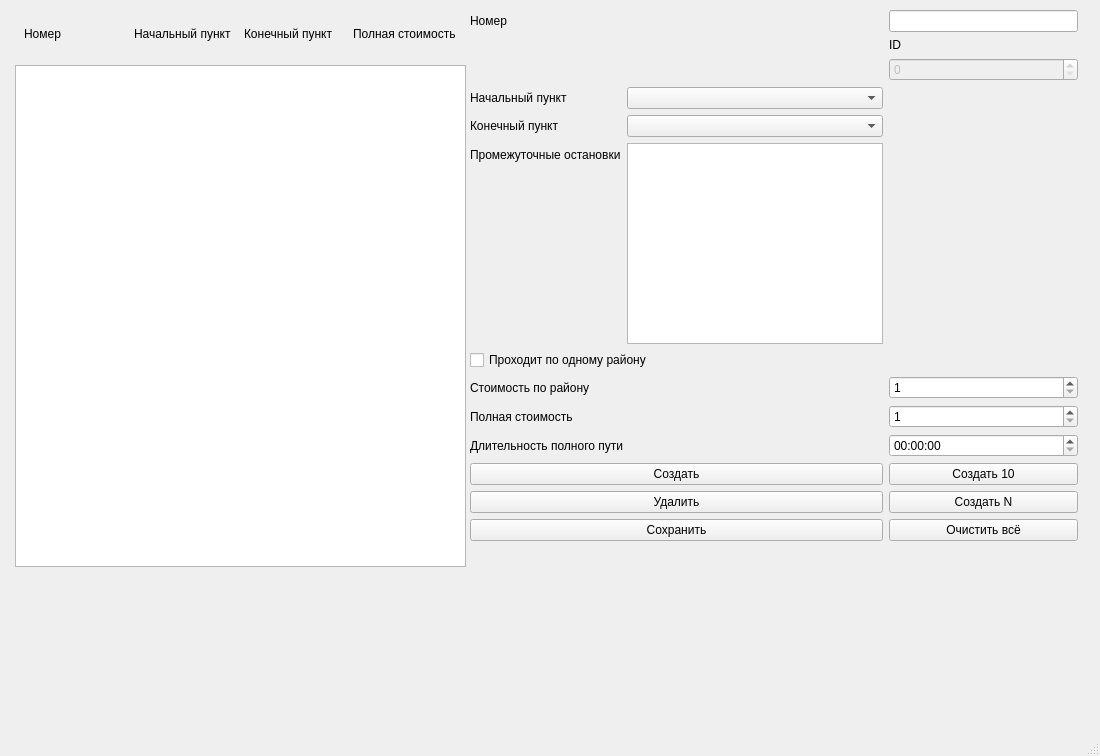
<?xml version="1.0" encoding="UTF-8"?>
<ui version="4.0">
 <class>catalog</class>
 <widget class="QMainWindow" name="catalog">
  <property name="geometry">
   <rect>
    <x>0</x>
    <y>0</y>
    <width>1100</width>
    <height>756</height>
   </rect>
  </property>
  <property name="sizePolicy">
   <sizepolicy hsizetype="Preferred" vsizetype="Preferred">
    <horstretch>0</horstretch>
    <verstretch>0</verstretch>
   </sizepolicy>
  </property>
  <property name="cursor">
   <cursorShape>ArrowCursor</cursorShape>
  </property>
  <property name="windowTitle">
   <string>Маршрутки</string>
  </property>
  <widget class="QWidget" name="centralwidget">
   <widget class="QWidget" name="layoutWidget">
    <property name="geometry">
     <rect>
      <x>9</x>
      <y>9</y>
      <width>457</width>
      <height>558</height>
     </rect>
    </property>
    <layout class="QFormLayout" name="formLayout">
     <item row="1" column="1">
      <widget class="QListWidget" name="dataView">
       <property name="minimumSize">
        <size>
         <width>0</width>
         <height>500</height>
        </size>
       </property>
      </widget>
     </item>
     <item row="0" column="1">
      <widget class="QWidget" name="widget" native="true">
       <property name="minimumSize">
        <size>
         <width>0</width>
         <height>50</height>
        </size>
       </property>
       <property name="maximumSize">
        <size>
         <width>16777215</width>
         <height>50</height>
        </size>
       </property>
       <layout class="QGridLayout" name="gridLayout_8">
        <item row="0" column="1">
         <widget class="QLabel" name="label_13">
          <property name="text">
           <string>Начальный пункт</string>
          </property>
         </widget>
        </item>
        <item row="0" column="0">
         <widget class="QLabel" name="label_11">
          <property name="text">
           <string>Номер</string>
          </property>
         </widget>
        </item>
        <item row="0" column="2">
         <widget class="QLabel" name="label_14">
          <property name="text">
           <string>Конечный пункт</string>
          </property>
         </widget>
        </item>
        <item row="0" column="3">
         <widget class="QLabel" name="label_12">
          <property name="text">
           <string>Полная стоимость</string>
          </property>
         </widget>
        </item>
       </layout>
      </widget>
     </item>
    </layout>
   </widget>
   <widget class="QWidget" name="layoutWidget">
    <property name="geometry">
     <rect>
      <x>470</x>
      <y>10</y>
      <width>608</width>
      <height>531</height>
     </rect>
    </property>
    <layout class="QGridLayout" name="gridLayout">
     <item row="7" column="0">
      <widget class="QLabel" name="label_21">
       <property name="text">
        <string>Длительность полного пути</string>
       </property>
      </widget>
     </item>
     <item row="8" column="0">
      <widget class="QPushButton" name="createButton">
       <property name="text">
        <string>Создать</string>
       </property>
      </widget>
     </item>
     <item row="2" column="1">
      <widget class="QSpinBox" name="ID">
       <property name="enabled">
        <bool>false</bool>
       </property>
      </widget>
     </item>
     <item row="0" column="1">
      <widget class="QLineEdit" name="Number">
       <property name="maxLength">
        <number>8</number>
       </property>
      </widget>
     </item>
     <item row="0" column="0">
      <widget class="QLabel" name="label">
       <property name="text">
        <string>Номер</string>
       </property>
      </widget>
     </item>
     <item row="5" column="1">
      <widget class="QSpinBox" name="PriceBox">
       <property name="minimum">
        <number>1</number>
       </property>
       <property name="maximum">
        <number>20</number>
       </property>
      </widget>
     </item>
     <item row="7" column="1">
      <widget class="QTimeEdit" name="FullPath">
       <property name="maximumTime">
        <time>
         <hour>2</hour>
         <minute>0</minute>
         <second>0</second>
        </time>
       </property>
      </widget>
     </item>
     <item row="10" column="1">
      <widget class="QPushButton" name="clearButton">
       <property name="text">
        <string>Очистить всё</string>
       </property>
      </widget>
     </item>
     <item row="9" column="0">
      <widget class="QPushButton" name="deleteButton">
       <property name="text">
        <string>Удалить</string>
       </property>
      </widget>
     </item>
     <item row="9" column="1">
      <widget class="QPushButton" name="createNButton">
       <property name="text">
        <string>Создать N</string>
       </property>
      </widget>
     </item>
     <item row="5" column="0">
      <widget class="QLabel" name="label_23">
       <property name="text">
        <string>Стоимость по району</string>
       </property>
      </widget>
     </item>
     <item row="3" column="0">
      <layout class="QFormLayout" name="formLayout_6">
       <item row="0" column="0">
        <widget class="QLabel" name="label_6">
         <property name="text">
          <string>Начальный пункт</string>
         </property>
        </widget>
       </item>
       <item row="0" column="1">
        <widget class="QComboBox" name="StartPoint"/>
       </item>
       <item row="1" column="0">
        <widget class="QLabel" name="label_7">
         <property name="text">
          <string>Конечный пункт</string>
         </property>
        </widget>
       </item>
       <item row="1" column="1">
        <widget class="QComboBox" name="FinishPoint"/>
       </item>
       <item row="2" column="0">
        <widget class="QLabel" name="label_22">
         <property name="text">
          <string>Промежуточные остановки</string>
         </property>
        </widget>
       </item>
       <item row="2" column="1">
        <widget class="QTextEdit" name="IntermidiatePoints"/>
       </item>
      </layout>
     </item>
     <item row="8" column="1">
      <widget class="QPushButton" name="create10Button">
       <property name="text">
        <string>Создать 10</string>
       </property>
      </widget>
     </item>
     <item row="6" column="1">
      <widget class="QSpinBox" name="FullPrice">
       <property name="minimum">
        <number>1</number>
       </property>
       <property name="maximum">
        <number>50</number>
       </property>
      </widget>
     </item>
     <item row="4" column="0">
      <widget class="QCheckBox" name="checkBox">
       <property name="text">
        <string>Проходит по одному району</string>
       </property>
      </widget>
     </item>
     <item row="6" column="0">
      <widget class="QLabel" name="label_24">
       <property name="text">
        <string>Полная стоимость</string>
       </property>
      </widget>
     </item>
     <item row="10" column="0">
      <widget class="QPushButton" name="saveButton">
       <property name="text">
        <string>Сохранить</string>
       </property>
      </widget>
     </item>
     <item row="1" column="1">
      <widget class="QLabel" name="label_2">
       <property name="text">
        <string>ID</string>
       </property>
      </widget>
     </item>
    </layout>
   </widget>
  </widget>
  <widget class="QStatusBar" name="statusbar"/>
  <action name="action_create">
   <property name="text">
    <string>Создать</string>
   </property>
  </action>
  <action name="action_open">
   <property name="text">
    <string>Открыть</string>
   </property>
  </action>
  <action name="action_save">
   <property name="text">
    <string>Сохранить</string>
   </property>
  </action>
  <action name="action_save_as">
   <property name="text">
    <string>Сохранить как</string>
   </property>
  </action>
 </widget>
 <resources/>
 <connections/>
</ui>
